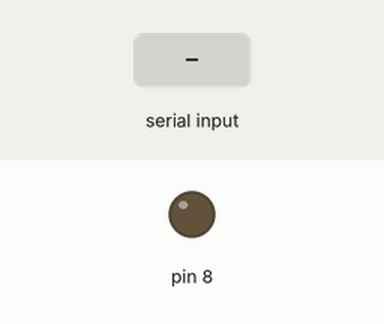
A sketch run on a simulated Arduino Uno, built with avr-gcc and run on an emulated ATmega328P. Shown: output pins drawn as LEDs (lit = HIGH). The inputs (shaded band) are chosen by the test bench.

Above: at 1.2 s.
1.3 s: "1" received over Serial
At 2.4 s:
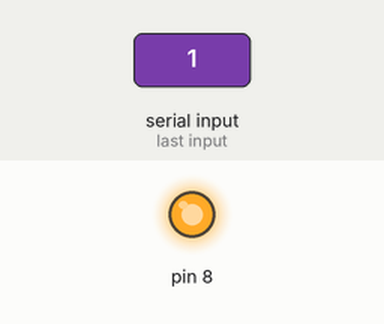
2.8 s: "0" received over Serial
At 3.6 s:
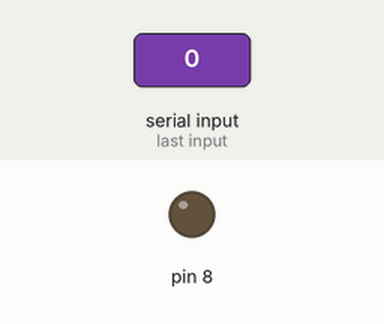
Timing chart, 0 to 5.8 s (numbered marks = the images above; inputs shaded):
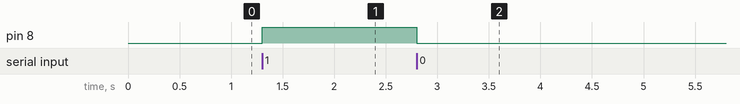

The sketch:

sketch_mar11b.ino
```cpp
char ser;

void setup() {
  // put your setup code here, to run once:
  pinMode(8, OUTPUT);
  Serial.begin(9600);
}

void loop() {
  // put your main code here, to run repeatedly:


  if(Serial.available()> 0){
    ser = Serial.read();


  if (ser == '1'){
   digitalWrite(8, HIGH);   // turn the LED on (HIGH is the voltage level)
   delay(1000); }
  else if (ser == '0'){
    digitalWrite(8, LOW);    // turn the LED off by making the voltage LOW
  delay(1000);
    }
  }
}
```

Measured:
- after the input at 1.3 s, pin 8: LOW → HIGH at once
- after the input at 2.8 s, pin 8: HIGH → LOW at once
